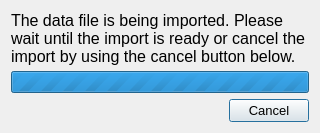
<?xml version="1.0" encoding="UTF-8"?>
<ui version="4.0">
 <class>ImportDialog</class>
 <widget class="QDialog" name="ImportDialog">
  <property name="geometry">
   <rect>
    <x>0</x>
    <y>0</y>
    <width>320</width>
    <height>133</height>
   </rect>
  </property>
  <property name="sizePolicy">
   <sizepolicy hsizetype="Fixed" vsizetype="Fixed">
    <horstretch>0</horstretch>
    <verstretch>0</verstretch>
   </sizepolicy>
  </property>
  <property name="minimumSize">
   <size>
    <width>320</width>
    <height>133</height>
   </size>
  </property>
  <property name="maximumSize">
   <size>
    <width>320</width>
    <height>133</height>
   </size>
  </property>
  <property name="windowTitle">
   <string>Please wait</string>
  </property>
  <layout class="QGridLayout" name="gridLayout">
   <item row="1" column="0">
    <widget class="QProgressBar" name="progress_bar">
     <property name="maximum">
      <number>0</number>
     </property>
     <property name="value">
      <number>0</number>
     </property>
     <property name="alignment">
      <set>Qt::AlignCenter</set>
     </property>
     <property name="invertedAppearance">
      <bool>false</bool>
     </property>
    </widget>
   </item>
   <item row="4" column="0">
    <widget class="QDialogButtonBox" name="buttonBox">
     <property name="font">
      <font>
       <pointsize>10</pointsize>
      </font>
     </property>
     <property name="orientation">
      <enum>Qt::Horizontal</enum>
     </property>
     <property name="standardButtons">
      <set>QDialogButtonBox::Cancel</set>
     </property>
    </widget>
   </item>
   <item row="0" column="0">
    <widget class="QLabel" name="progress_header">
     <property name="font">
      <font>
       <pointsize>10</pointsize>
      </font>
     </property>
     <property name="text">
      <string>&lt;html&gt;&lt;head/&gt;&lt;body&gt;&lt;p&gt;&lt;span style=&quot; font-size:12pt;&quot;&gt;The data file is being imported. Please wait until the import is ready or cancel the import by using the cancel button below.&lt;/span&gt;&lt;/p&gt;&lt;/body&gt;&lt;/html&gt;</string>
     </property>
     <property name="wordWrap">
      <bool>true</bool>
     </property>
    </widget>
   </item>
  </layout>
 </widget>
 <resources/>
 <connections>
  <connection>
   <sender>buttonBox</sender>
   <signal>accepted()</signal>
   <receiver>ImportDialog</receiver>
   <slot>accept()</slot>
   <hints>
    <hint type="sourcelabel">
     <x>248</x>
     <y>254</y>
    </hint>
    <hint type="destinationlabel">
     <x>157</x>
     <y>274</y>
    </hint>
   </hints>
  </connection>
  <connection>
   <sender>buttonBox</sender>
   <signal>rejected()</signal>
   <receiver>ImportDialog</receiver>
   <slot>reject()</slot>
   <hints>
    <hint type="sourcelabel">
     <x>316</x>
     <y>260</y>
    </hint>
    <hint type="destinationlabel">
     <x>286</x>
     <y>274</y>
    </hint>
   </hints>
  </connection>
 </connections>
</ui>
